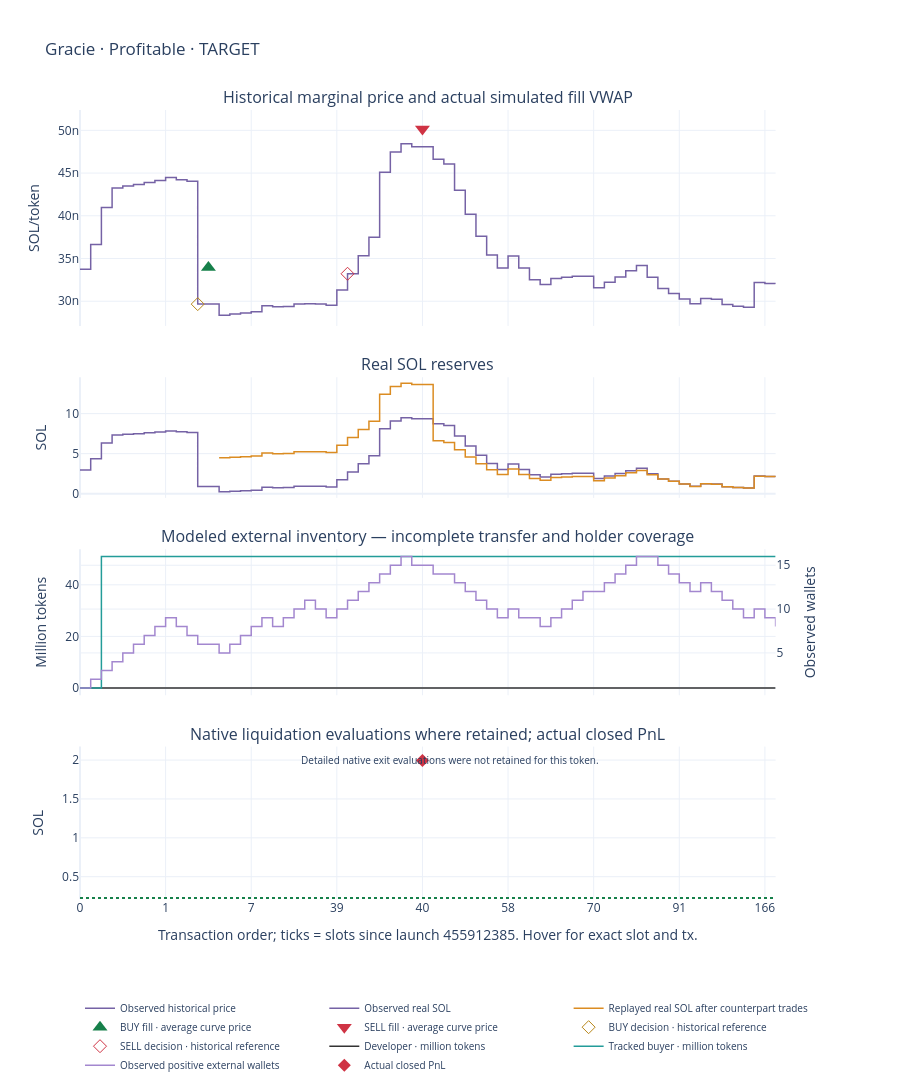
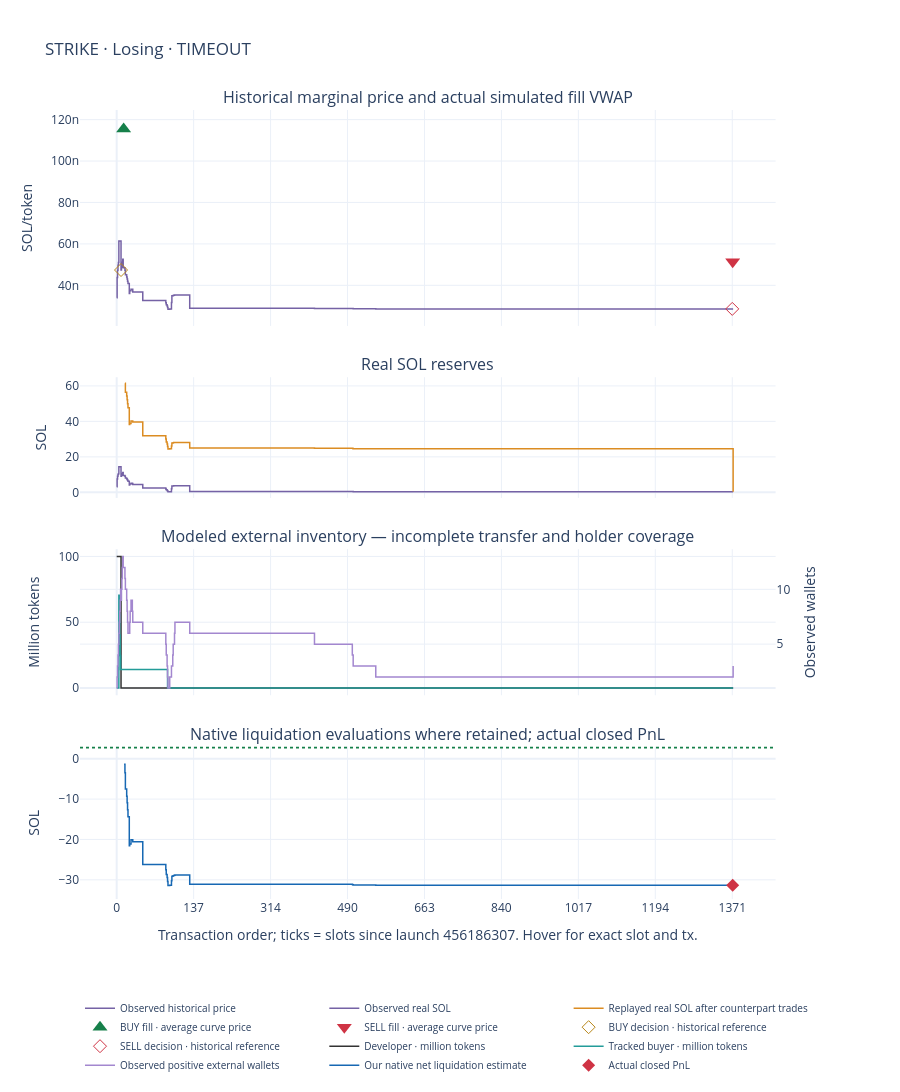
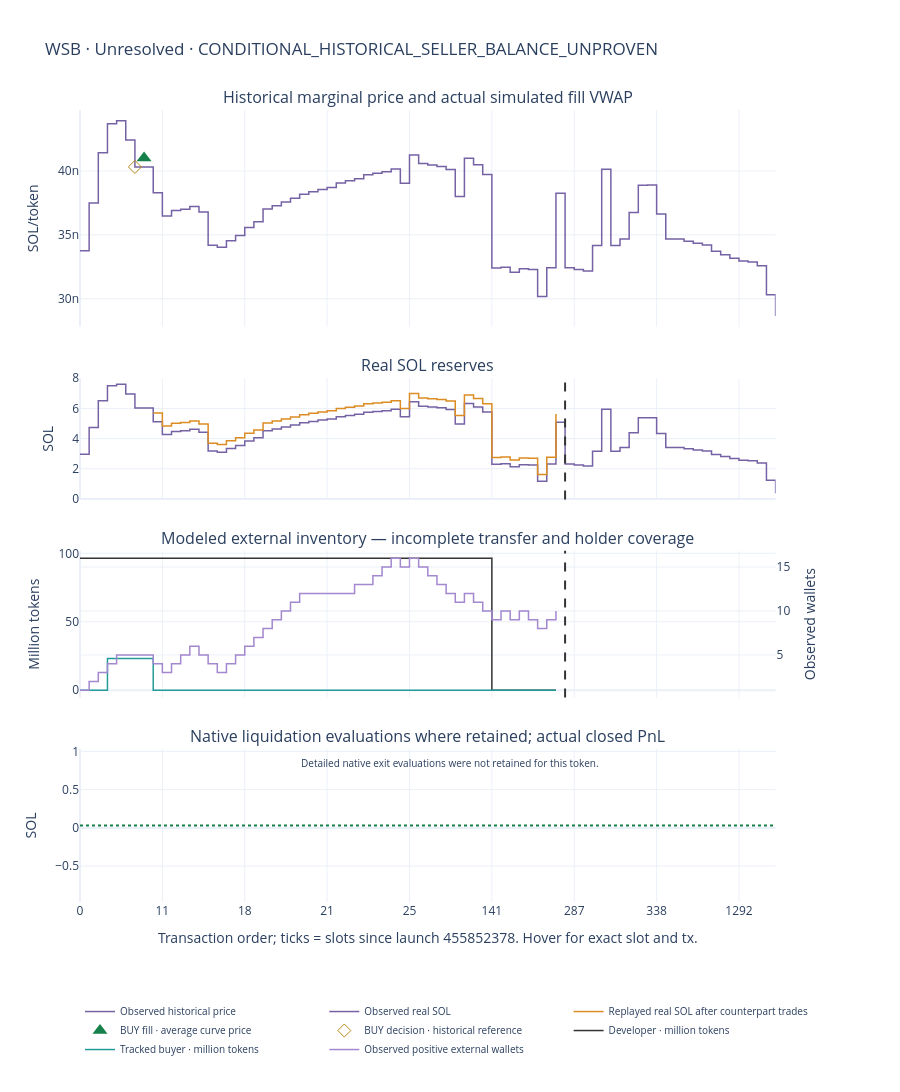
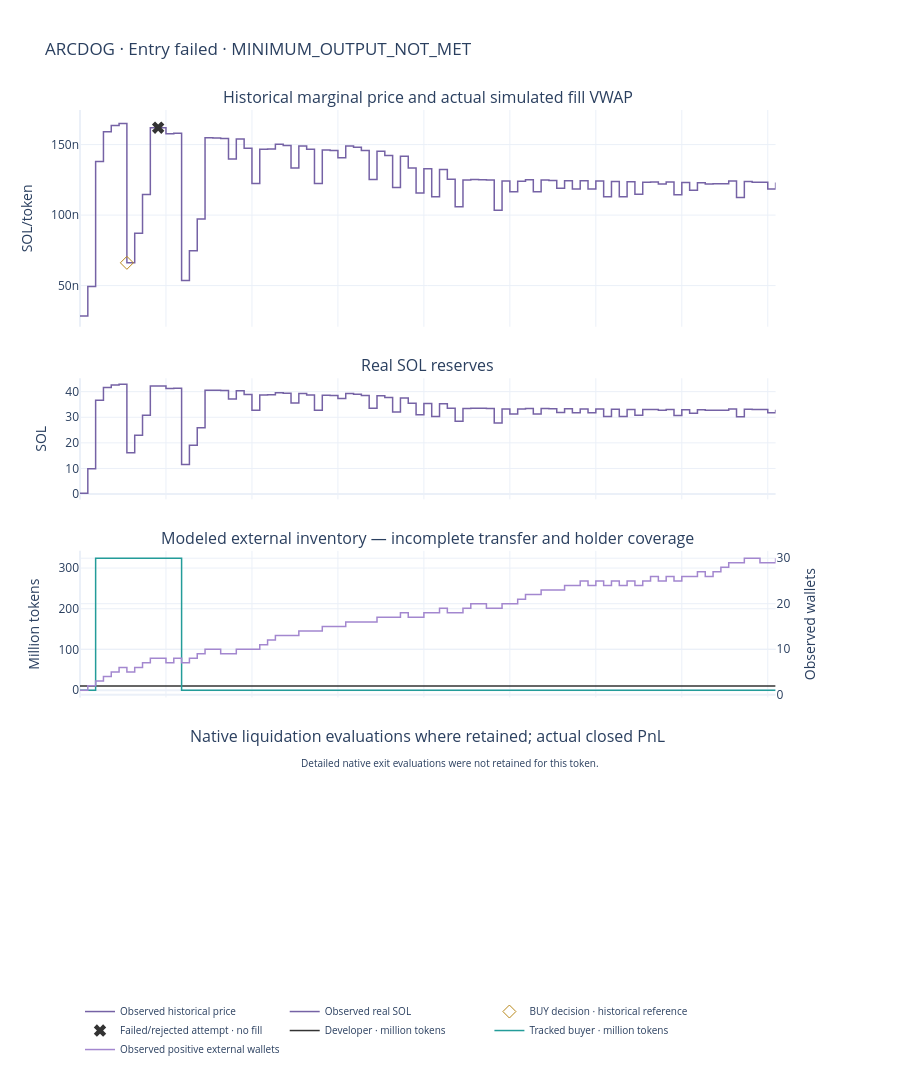

Write notebook code for charts like these, in order.
### Markdown cell above
## Saved token charts

Examples include the largest closed profit, largest closed loss, one unresolved
position, one failed entry and a token with retained detailed evaluations. All
other tokens can be selected above or opened with `review.show(MINT)`.

Detailed per-event strategy traces exist for 78 tokens. Every token still has
recorded order lifecycle events and signal/outcome metadata. Missing evaluations
are labelled in the chart; no decision log is invented.

Chart context starts at launch and ends shortly after exit, or about 6½ minutes
after entry for unresolved positions. It is a bounded view of retained events,
not a complete token history.

### Code cell
examples = [
    review.table[review.table.group=='Profitable'].sort_values('closed_PnL_SOL', ascending=False).iloc[0]['mint'],
    review.table[review.table.group=='Losing'].sort_values('closed_PnL_SOL').iloc[0]['mint'],
    review.table[review.table.group=='Unresolved'].iloc[0]['mint'],
    review.table[review.table.group=='Entry failed'].iloc[0]['mint'],
    review.table[review.table.detailed_trace_available].iloc[0]['mint'],
]
for mint in dict.fromkeys(examples):
    review.show(mint)
